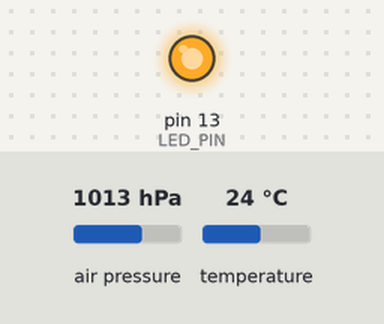
Bench run of a sketch on a simulated Arduino Pro Mini, built with avr-gcc and run on an emulated ATmega328P. Shown: output pins drawn as LEDs (lit = HIGH). The test bench sets the inputs (shaded band); at power-on: air pressure 1013 hPa, temperature 24 °C. What the sketch prints to the serial monitor is not drawn.

Above: at 1.0 s.
At 4.0 s:
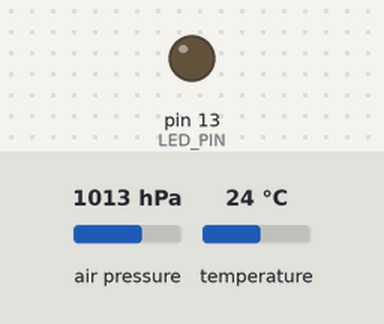
Timing chart, 0 to 8.5 s (numbered marks = the images above):
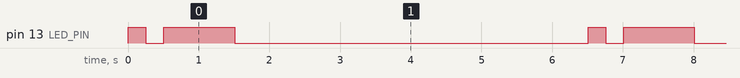

Measured:
- by itself, pin 13 (LED_PIN): repeats every 6.5 s: LOW 0.26 s, HIGH 1.0 s, LOW 5.0 s, HIGH 0.25 s
- by itself, everything shown: repeats every 6.5 s, in 4 steps

The sketch:

promini_bmp180.ino
```cpp
//
// Arduino Pro Mini - BMP180 reader
//
// BMP180 pins:
//    SDA - A4, SCL - A5, VCC via LED to VCC, GND - GND
//
// library:
//    https://github.com/adafruit/Adafruit-BMP085-Library
//
// Output protocol (9600 baud):
//  <short blink>
// t=99.9
// p=1013
//  <long blink>
//  <pause>
//
// Sensor failure:
//  <short blink>
// !BMP
//  <pause>

const char* VER = "promini_bmp180-1.0.0";

const int BLINK_SHORT =  250;
const int BLINK_LONG  = 1000;
const int PAUSE       = 5000;   // 5 seconds
const int LED_PIN     = 13;

#include <Wire.h>
#include <Adafruit_BMP085.h>

Adafruit_BMP085 bmp;

void setup() {
  pinMode(LED_PIN, OUTPUT);
  Serial.begin(9600);
  Serial.print("= ");
  Serial.println(VER);
}

int read_data()
{
  if(!bmp.begin()) {
    return false;
  }

  Serial.print("t=");
  Serial.println(bmp.readTemperature());

  Serial.print("p=");
  Serial.println(bmp.readPressure()*0.01);

  return true;
}

void loop()
{
  digitalWrite(LED_PIN, HIGH);
  delay(BLINK_SHORT);
  digitalWrite(LED_PIN, LOW);

  Serial.println();

  if(read_data()) {
    delay(BLINK_SHORT);
    digitalWrite(LED_PIN, HIGH);
    delay(BLINK_LONG);
    digitalWrite(LED_PIN, LOW);
  }
  else {
    Serial.println("!BMP");
  }

  delay(PAUSE);
}

//.
```
